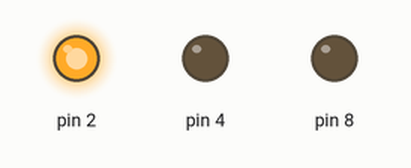
Recording of a sketch running on a simulated Arduino Uno, built with avr-gcc and run on an emulated ATmega328P. Shown: output pins drawn as LEDs (lit = HIGH).

Above: at 0.5 s.
At 2.27 s:
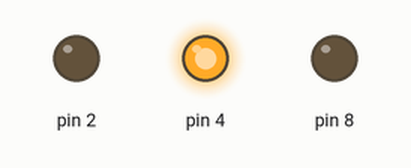
At 4.92 s:
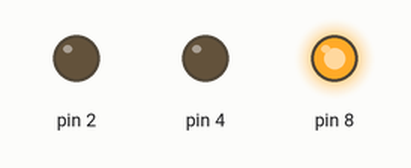
Timing chart, 0 to 5.8 s (numbered marks = the images above):
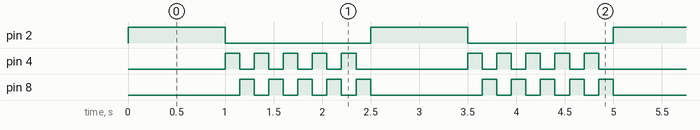

Measured:
- by itself, pin 2: alternates HIGH for 1.0 s and LOW for 1.5 s
- by itself, pin 4, pin 8: repeats every 2.5 s: 4 × (LOW 0.15 s, HIGH 0.15 s), LOW 1.2 s, HIGH 0.15 s
- by itself, everything shown: repeats every 2.5 s, in 11 steps

The sketch:

Green_Red.ino
```cpp
void setup() {
  // put your setup code here, to run once:
  pinMode(2,OUTPUT);
  pinMode(4,OUTPUT);
  pinMode(8,OUTPUT);
}

void loop() {
  // put your main code here, to run repeatedly:
  digitalWrite(2,HIGH);
  delay(1000);
  digitalWrite(2,LOW);
  for(int i=1;i<=5;i++) {
    digitalWrite(4,HIGH);
    delay(150);
    digitalWrite(4,LOW);
    digitalWrite(8,HIGH);
    delay(150);
    digitalWrite(8,LOW);
  }

}
```
